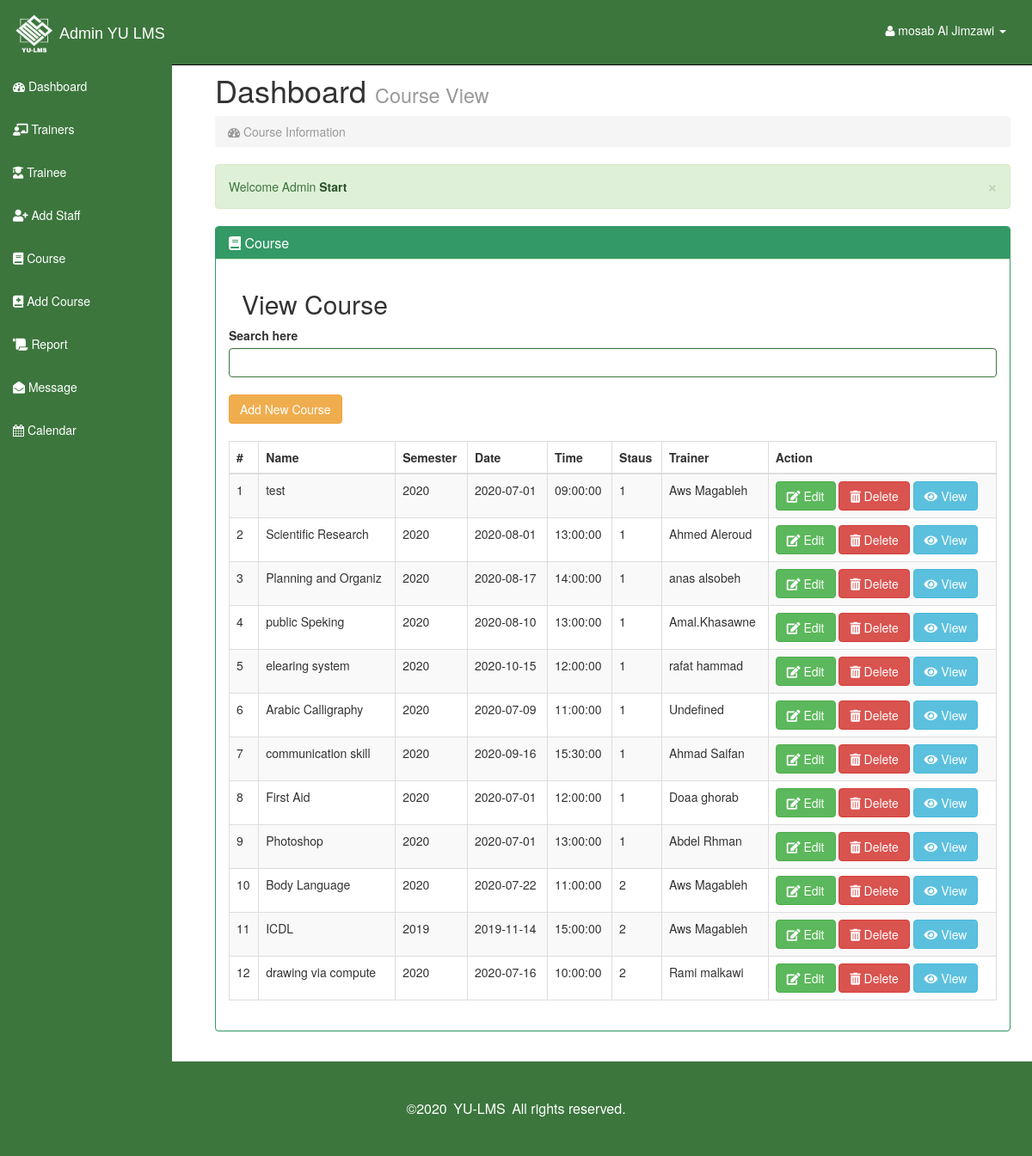
/admin/Course.php (signed in), run on the app's committed database.
### tables this page shows
CREATE TABLE `course_table` (
  `course_id` int(10) NOT NULL,
  `course_name` varchar(20) NOT NULL,
  `course_description` varchar(3000) NOT NULL,
  `semester` varchar(15) NOT NULL,
  `course_date` date NOT NULL,
  `course_time` time NOT NULL,
  `material_link` varchar(3000) NOT NULL,
  `course_status` char(1) NOT NULL,
  `admin_id` int(5) NOT NULL,
  `staff_id` int(5) NOT NULL
);

CREATE TABLE `staff_table` (
  `staff_id` int(10) NOT NULL,
  `staff_name` varchar(50) NOT NULL,
  `staff_email` varchar(50) NOT NULL,
  `staff_password` varchar(50) NOT NULL,
  `staff_address` varchar(10) NOT NULL,
  `staff_gender` char(1) NOT NULL,
  `staff_phone_num` varchar(10) NOT NULL,
  `f_id` int(10) NOT NULL
);

### admin/Course.php (the view, shortened to what this page needs)
<?php session_start();
include"connect.php";?>
<?php
function course_info($conn)
{
$table='';
$records="SELECT course_id ,course_name,semester,course_date,course_time,course_status,staff_name
          FROM course_table crs,staff_table stf
          WHERE crs.staff_id=stf.staff_id
          ORDER BY course_status ASC ,course_id desc";
$result = mysqli_query($conn,$records);
$c = 1;
if(mysqli_num_rows($result)>0)
{
while($row=mysqli_fetch_assoc($result))
{
  $c_id=$row['course_id'];
   $table.="<tr>";
  $table.= "<td>".$c." </td>";
  $table.= "<td>".$row['course_name']." </td>";
  $table.= "<td>".$row['semester']." </td>";
  $table.= "<td>".$row['course_date']." </td>";
  $table.= "<td>".$row['course_time']." </td>";
  $table.= "<td>".$row['course_status']." </td>";
  $table.= "<td>".$row['staff_name']." </td>";
  $table.= "<td>
          <button name='edit' id='$c_id' class='btn btn-success edit_data_btn'><i class='fas fa-edit'></i>
         Edit
        </button>
         <a  class='btn btn-danger' name='btnDelete' href='deleteCourse.php?c_id=$c_id'>
         <i class='fas fa-trash-alt'></i>
         Delete
        </a>
        <button name='view' id='$c_id' class='btn btn-info view_data_btn'><i class='fas fa-eye'></i>
         View
        </button>
                  </td>
                 </tr>";
                 $c++;
}}
return $table;
}
?>
<!DOCTYPE html>
<html lang="en">
  <head>
<link rel='stylesheet' href='https://use.fontawesome.com/releases/v5.7.0/css/all.css'>
    <link href="css/bootstrap.css" rel="stylesheet">
    <link href="css/sb-admin.css" rel="stylesheet">
    <link rel="stylesheet" href="font-awesome/css/font-awesome.min.css">
    <link rel="stylesheet" href="http://cdn.oesmith.co.uk/morris-0.4.3.min.css">
    <link rel="stylesheet" type="text/css" href="https://cdnjs.cloudflare.com/ajax/libs/sweetalert/1.1.0/sweetalert.min.css">
  </head>
  <body>
             <?php include 'sidNav.php';?>
      <div id="page-wrapper">
        <div class="row">
          <div class="col-lg-12">
            <h1>Dashboard <small>Course View</small></h1>
            <ol class="breadcrumb">
              <li class="active"><i class="fa fa-dashboard"></i>  Course Information </li>
            </ol>
            <div class="alert alert-success alert-dismissable">
              <button type="button" class="close" data-dismiss="alert" aria-hidden="true">&times;</button>
              Welcome Admin  <a class="alert-link" href="#">Start </a>
            </div>
          </div>
        </div>
        <div class="row">
          <div class="col-lg-12">
            <div class="panel panel-success">
              <div class="panel-heading">
                <h3 class="panel-title"><i class="fas fa-book"></i> Course</h3>
              </div>
              <div class="panel-body">
          <div class="col-lg-12">
            <h2>View Course</h2>
            </div>
            <div class="table-responsive">
              <div class="form-group has-success"> <label for="exampleInputEmail1">Search here </label> <input id="searchdata" type="text" name="searchdata" class="form-control " autocomplete="off" autofocus="autofocus">
                <br>
                <div>
                <a href="Addcourse.php"><button class="btn btn-warning center">Add New Course</button></a>
              </div>
              <br>
              <table class="table table-bordered table-hover table-striped tablesorter">
                <thead>
                  <tr>
                    <th>#</th>
                    <th>Name</th>
                    <th>Semester</th>
                    <th>Date</th>
                    <th>Time</th>
                    <th title="1  -> in_process
2 -> completed
3 -> canceled">Staus</th>
                    <th>Trainer</th>
                    <th>Action</th>
                  </tr>
                </thead>
                <tbody id="table"> <?php echo course_info($conn); ?> </tbody>
              </table>
            </div>
          </div>
        </div>
    </div>
</div>
</div>
</div>
      </div>
<?php include "footers.php"; ?>
  </body>
</html>

### admin/css/sb-admin.css (style rules this page uses)
body { margin-top: 50px; }
#page-wrapper { width: 100%; padding: 5px 15px; }
table.tablesorter thead { cursor: pointer; }
@media (min-width:768px) { #page-wrapper { padding: 15px 25px; } }

### data on the page
course_table: course_name "test", semester "2020", course_date "2020-07-01", course_time "09:00:00", course_status "1", staff.staff_name "Aws Magableh"
course_table: course_name "Scientific Research", semester "2020", course_date "2020-08-01", course_time "13:00:00", course_status "1", staff.staff_name "Ahmed Aleroud"
course_table: course_name "Planning and Organiz", semester "2020", course_date "2020-08-17", course_time "14:00:00", course_status "1", staff.staff_name "anas alsobeh"
course_table: course_name "public Speking", semester "2020", course_date "2020-08-10", course_time "13:00:00", course_status "1", staff.staff_name "Amal.Khasawne"
course_table: course_name "elearing system", semester "2020", course_date "2020-10-15", course_time "12:00:00", course_status "1", staff.staff_name "rafat hammad"
course_table: course_name "Arabic Calligraphy", semester "2020", course_date "2020-07-09", course_time "11:00:00", course_status "1", staff.staff_name "Undefined"
course_table: course_name "communication skill", semester "2020", course_date "2020-09-16", course_time "15:30:00", course_status "1", staff.staff_name "Ahmad Saifan"
course_table: course_name "First Aid", semester "2020", course_date "2020-07-01", course_time "12:00:00", course_status "1", staff.staff_name "Doaa ghorab"
course_table: course_name "Photoshop", semester "2020", course_date "2020-07-01", course_time "13:00:00", course_status "1", staff.staff_name "Abdel Rhman"
course_table: course_name "Body Language", semester "2020", course_date "2020-07-22", course_time "11:00:00", course_status "2", staff.staff_name "Aws Magableh"
course_table: course_name "ICDL", semester "2019", course_date "2019-11-14", course_time "15:00:00", course_status "2", staff.staff_name "Aws Magableh"
course_table: course_name "drawing via compute", semester "2020", course_date "2020-07-16", course_time "10:00:00", course_status "2", staff.staff_name "Rami malkawi"

### other printed values
$_SESSION['txtuser'] "mosab Al Jimzawi"
